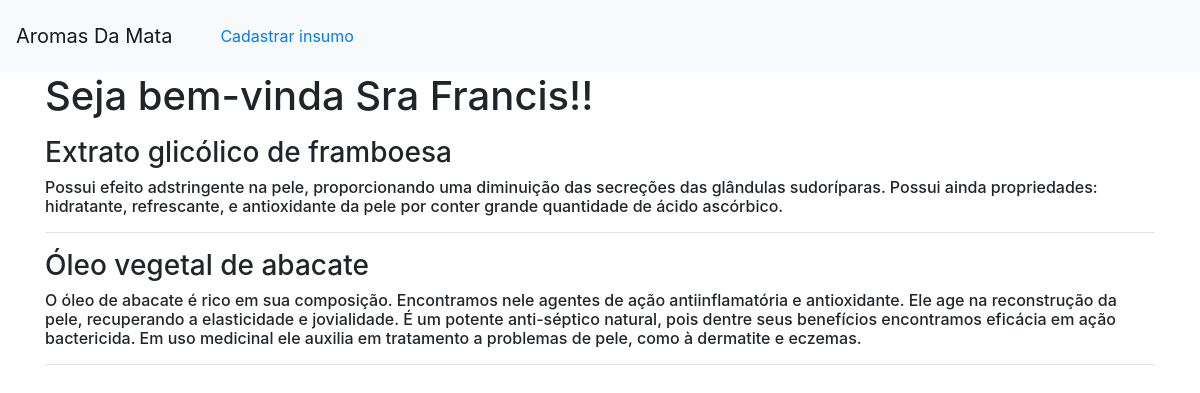
Before: / with the older database file.
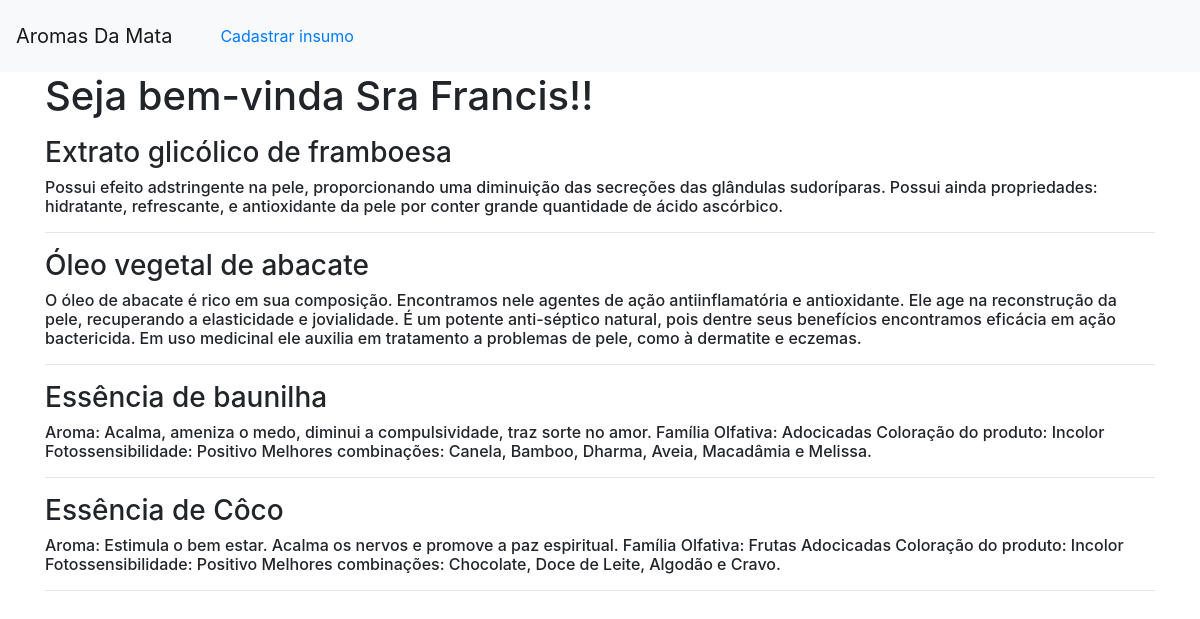
After: the same page with the newer database file.
### app.py (models this page shows)
class Insumos(db.Model):
    id = db.Column(db.Integer, primary_key=True)
    created = db.Column(db.DateTime, default=datetime.datetime.utcnow)
    nome_insumo = db.Column(db.String(80), nullable=False)
    beneficios = db.Column(db.String(500), nullable=False)

### app.py (the view)
@app.route('/') # TELA PRINCIPAL
def index():
    conn = get_db_connection()
    Insumos = conn.execute('SELECT * FROM insumos').fetchall()
    conn.close()
    return render_template('index.html', insumos=Insumos)

### app.py (called while the page is built)
def get_db_connection():
    conn = sqlite3.connect('database.db')
    conn.row_factory = sqlite3.Row
    return conn

### templates/index.html (shortened to what this page needs)
{% extends 'base.html' %}
{% block content %}
    <h1>{% block title %} Seja bem-vinda Sra Francis!! {% endblock %}</h1>
    {% for insumo in insumos %}
            <h3>{{ insumo['nome_insumo'] }}</h3>
            <h6>{{ insumo['beneficios'] }}</h6>
        <hr>
    {% endfor %}
{% endblock %}

### templates/base.html (shortened to what this page needs)
<!doctype html>
<html lang="pt-br">
  <head>
    <link rel="stylesheet" href="https://stackpath.bootstrapcdn.com/bootstrap/4.3.1/css/bootstrap.min.css">
  </head>
  <body>
    <nav class="navbar navbar-expand-md navbar-light bg-light">
        <a class="navbar-brand" href="{{ url_for('index')}}">Aromas Da Mata</a>
        <div class="collapse navbar-collapse" id="navbarNav">
            <li class="nav-link">
              <a class="nav-link" href="{{ url_for('addinsumo') }}">Cadastrar insumo</a>
            </li>
        </div>
    </nav>
    <div class="container">
        {% block content %} {% endblock %}
    </div>
  </body>
</html>

Changed rows visible on the page:
added Insumos: nome_insumo "Essência de baunilha", beneficios "Aroma: Acalma, ameniza o medo, diminui a compulsividade, traz sorte no amor. Família Olfativa: Adocicadas Coloração do produto: Incolor Fotossensibilidade: Positivo Melhores combinações: Canela, Bamboo, Dharma, Aveia, Macadâmia e Melissa."
added Insumos: nome_insumo "Essência de Côco", beneficios "Aroma: Estimula o bem estar. Acalma os nervos e promove a paz espiritual. Família Olfativa: Frutas Adocicadas Coloração do produto: Incolor Fotossensibilidade: Positivo Melhores combinações: Chocolate, Doce de Leite, Algodão e Cravo."
